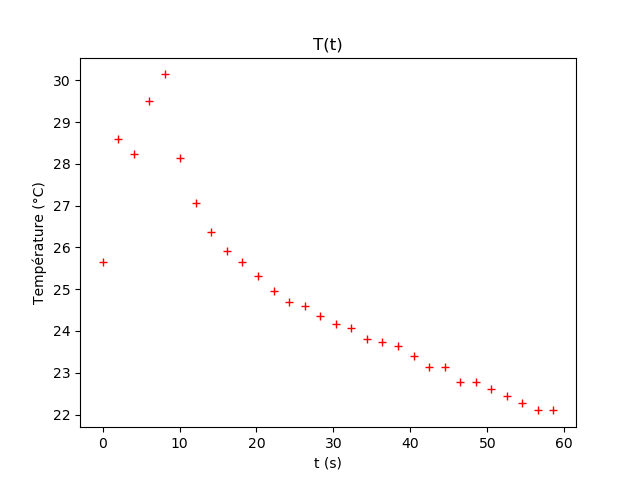

The Python source for this figure:
import matplotlib.pyplot as plt # Pour le tracé des graphes
import serial # Pour la liaison avec le miniteur série du module Arduino


# Caractéristiques de l'acquisition
duree=60 # Durée de l'acquisition, en s
intervalle=2000 # Intervalle entre deux mesures, en ms, DOIT être identique dans le programme Arduino
nb_points=int(duree*1000/intervalle) # Estimation du nombre de points nécessaires

# Nom des fichiers de sauvegarde
nomfichier='recuperer_donnees_arduino_temperature'

# Ouverture du port série
#ser=serial.Serial('COM3',9600)
ser=serial.Serial('/dev/ttyACM1',9600)

# Acquisition
liste_t=[] # Création de la liste, vide
liste_T=[] # Création de la liste, vide

while len(liste_T)<nb_points:
    try:
        s=ser.readline().decode('utf8').split(' ') # Lecture de la ligne, décodage puis séparation des deux valeurs
        liste_t.append(int(s[0])) # Remplissage de la liste des temps
        liste_T.append(float(s[1])) # Remplissage de la liste des températures
        print(int(s[0]),'ms',float(s[1]),'°C') # Affichage des valeurs dans la console (pour vérification)
    except:
        pass

# Fermeture du port série
ser.close()

# Repositionnement de l'origine des temps à t=0 s, et conversion les valeurs en seconde
orig=liste_t[0] # La première valeur sera à soustraire à toutes les autres

for i in range(len(liste_t)):
    liste_t[i]=(liste_t[i]-orig)/1000

# Sauvegarde des données dans un fichier extérieur (optionnel)
fichier=open(nomfichier+'.csv','w')
fichier.write('t(s)'+';'+'T (°C)'+'\n') # Ecriture de la première ligne

for i in range(len(liste_T)):
    fichier.write(str(liste_t[i]).replace('.',',')+';'+str(liste_T[i]).replace('.',',')+'\n') # Ecriture dans le fichier (on remplace le séparateur décimal au passage)

fichier.close() # Fermeture du fichier de sauvegarde des données

# Représentation graphique des points expérimentaux
plt.figure(1)
plt.plot(liste_t,liste_T,'r+')
plt.xlabel('t (s)')
plt.ylabel('Température (°C)')
plt.title('T(t)')
plt.savefig(nomfichier+'.png') # Sauvegarde de la figure au passage
plt.show()
